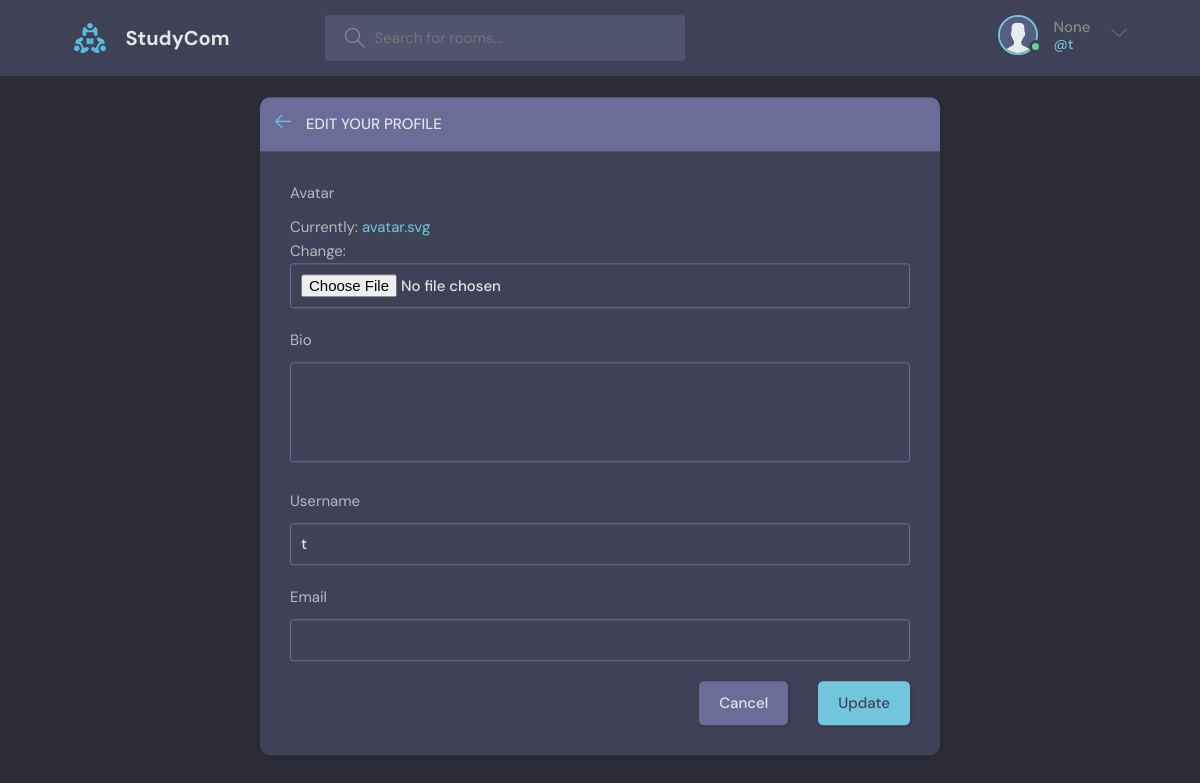
/update-user/ (signed in), run on an earlier commit of the app's database.
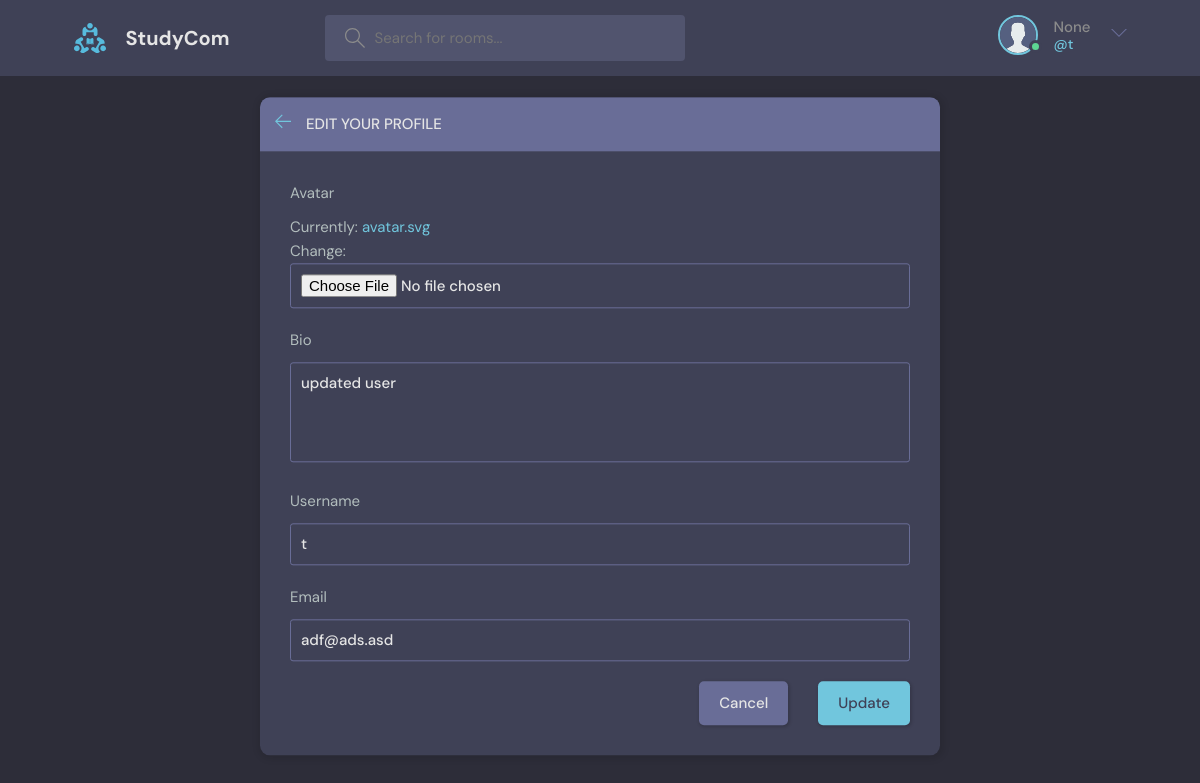
And on a later commit of the database.
### studycom/models.py (models this page shows)
class User(AbstractUser):
    name = models.CharField(max_length=200, null=True)
    email = models.EmailField(unique=True)
    bio = models.TextField(null=True, blank=True)
    avatar = models.ImageField(null=True, default='avatar.svg')
    USERNAME_FIELD = 'email'
    USERNAME_FIELD = "username"
    REQUIRED_FIELDS = ["email"]

### studycom/views.py (the view)
# urls.py: path('update-user/', views.update_user, name='update-user'),
@login_required(login_url='login')
def update_user(request):
    user = request.user
    form = UserForm(instance=user)
    if request.method == 'POST':
        form = UserForm(request.POST, request.FILES, instance=user)
        print(request.FILES)
        if form.is_valid():
            form.save()
            return redirect('user-profile', pk=user.id)
    return render(request, 'studycom/update-user.html', {'form': form})

### studycom/forms.py
class UserForm(ModelForm):
    class Meta:
        model = User
        fields = ['avatar', 'bio', 'username', 'email']

### studycom/templates/studycom/update-user.html (shortened to what this page needs)
{% extends 'main.html' %}
{% block content %}
<main class="update-account layout">
        <div class="container">
            <div class="layout__box">
                <div class="layout__boxHeader">
                    <div class="layout__boxTitle">
                        <a href="{% url 'home' %}">
                            <svg version="1.1" xmlns="http://www.w3.org/2000/svg" width="32" height="32"
                                viewBox="0 0 32 32">
                                <title>arrow-left</title>
                                <path
                                    d="M13.723 2.286l-13.723 13.714 13.719 13.714 1.616-1.611-10.96-10.96h27.625v-2.286h-27.625l10.965-10.965-1.616-1.607z">
                                </path>
                            </svg>
                        </a>
                        <h3>Edit your profile</h3>
                    </div>
                </div>
                <div class="layout__body">
                    <form class="form" action="" method="POST" enctype="multipart/form-data">
                        {% for field in form %}
                        <div class="form__group">
                            <label for="profile_pic">{{ field.label }}</label>
                            {{ field }}
                        </div>
                        {% endfor %}
                        <div class="form__action">
                            <a class="btn btn--dark" href="{% url 'home' %}">Cancel</a>
                            <button class="btn btn--main" type="submit">Update</button>
                        </div>
                    </form>
                </div>
            </div>
        </div>
    </main>
{% endblock %}

### templates/main.html (shortened to what this page needs)
<!DOCTYPE html>
{% load static %}
<html lang="en">
  <head>
    <link rel="stylesheet" href="{% static 'styles/style.css' %}" />
  </head>
  <body>
    {% include 'navbar.html' %}
    {% block content %}
    {% endblock %}
  </body>
</html>

### templates/navbar.html (shortened to what this page needs)
{% load static %}
<header class="header header--loggedIn">
    <div class="container">
      <a href="{% url 'home' %}" class="header__logo">
        <img src="{% static 'images/logo.svg' %}" />
        <h1>StudyCom</h1>
      </a>
      <form class="header__search" method="GET" action="{% url 'home' %}">
        <label>
          <input type="text" name="q" placeholder="Search for rooms..." />
        </label>
      </form>
      <nav class="header__menu">
        {% if request.user.is_authenticated %}
        <div class="header__user">
          <a href="{% url 'user-profile' request.user.id %}">
            <div class="avatar avatar--medium active">
              <img src="{{ request.user.avatar.url }}" />
            </div>
            <p>{{request.user.name}}<span>@{{request.user.username}}</span></p>
          </a>
          <button class="dropdown-button">
            <svg version="1.1" xmlns="http://www.w3.org/2000/svg" width="32" height="32" viewBox="0 0 32 32">
              <title>chevron-down</title>
              <path d="M16 21l-13-13h-3l16 16 16-16h-3l-13 13z"></path>
            </svg>
          </button>
        </div>
        {% else %}
        <a href="{% url 'login' %}">
          <img src="{% static 'images/avatar.svg' %}" />
          <p>Login</p>
        </a>
        {% endif %}
      </nav>
    </div>
  </header>

What changed in the data, as far as the page shows it:
changed User "None": bio (not shown) → "updated user"; email (not shown) → "adf@ads.asd"
